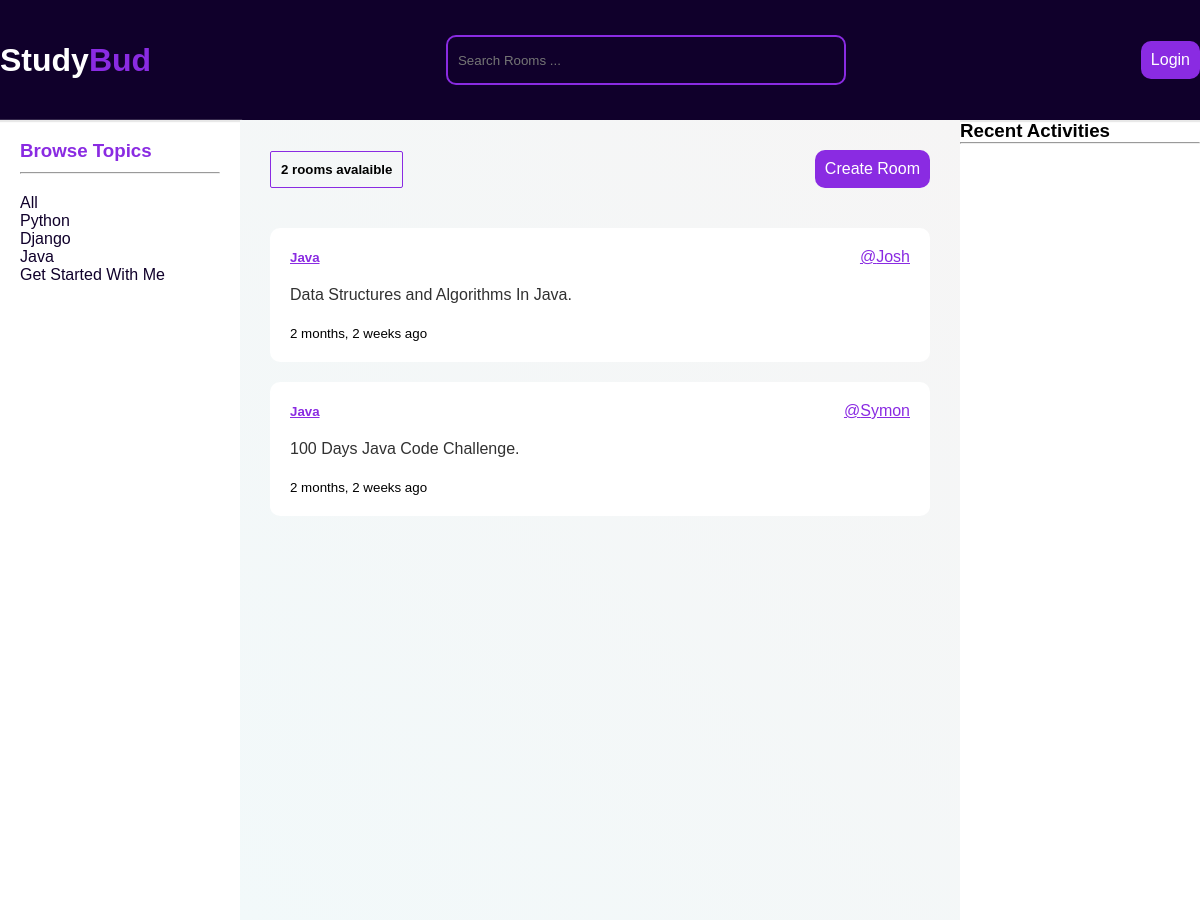
Screenshot of /?q=Java with the database file from the repository.
### myApp/models.py (models this page shows, shortened)
class Topic(models.Model):
    name = models.CharField(max_length=200)
    def __str__(self):
        return self.name

class Room(models.Model):
    host = models.ForeignKey(User,on_delete=models.SET_NULL,null=True)
    topic = models.ForeignKey(Topic,on_delete=models.SET_NULL,null=True)
    name = models.CharField(max_length=200)
    description = models.TextField(null=True,blank=True)
    participants = models.ManyToManyField(User,related_name='participants',blank=True)
    updated = models.DateTimeField(auto_now=True)
    created = models.DateTimeField(auto_now_add=True)
    class Meta:
        ordering = ['-updated','-created']

### myApp/views.py (the view)
# urls.py: path('',views.home,name='home'),
def home(request):
    q = request.GET.get('q') if request.GET.get('q') != None else ''
    rooms = Room.objects.filter(
        Q(topic__name__icontains = q) |
        Q(name__icontains=q) |
        Q(description__icontains=q)
        )
    topics = Topic.objects.all()
    room_count = rooms.count()
    room_messages = Message.objects.filter( Q(room__topic__name__icontains=q))
    context = {'rooms':rooms,'topics':topics,'room_count':room_count,'room_messages':room_messages}
    return render(request,'myApp/home.html',context)

### myApp/templates/myApp/home.html (shortened to what this page needs)
{% extends 'main.html' %}
{% load static %}
{% block content %}
<div class="home-container">
    <div>
        {% include 'myApp/topics_component.html'%}
    </div>
    <div class="main-content">
        <div class="main-content-title">
        <div class="rooms-count">
        <h5>{{room_count}} rooms avalaible</h5>
        </div>
        <a href="{% url 'create-room'%}" class="btn">Create Room</a>
        </div>
        <div class="rooms-list">
           {% include 'myApp/feed_component.html' %}
        </div>
    </div>
    <div class="activities-container">
       {% include 'myApp/activity_component.html' %}
    </div>
</div>
{% endblock content %}

### myApp/templates/myApp/topics_component.html
{% load static %}
<link rel="stylesheet" href="{% static 'styles/main.css' %}">
      <div class="sidebar">
       <h3 class="sidebar-title"> Browse Topics</h3>
          <hr>
       <div class="topic-links">
       <div>
           <a href="{% url 'home'%}">All</a>
       </div>
        {% for topic in topics%}
          <div>
            <a href="{% url 'home' %}?q={{topic.name}}">{{topic.name}}</a>
          </div>
        {% endfor%}
      </div>
      </div>

### myApp/templates/myApp/feed_component.html (shortened to what this page needs)
<div>
{% for room in rooms%}
<div class="room">
<div class="room-header">
    <h5><a href="{% url 'room' room.id  %}">{{room.topic}}</a></h5>
    <a href="{% url 'user-profile' room.host.id%}">@{{room.host.username}}</a>
    </div>
<div class="room-content">
    <p>{{room.name}}</p>
</div>
<small>{{ room.created | timesince }} ago</small>
</div>
{%endfor%}
</div>

### static/styles/main.css (style rules this page uses)
* { margin: 0; padding: 0; box-sizing: border-box; }
body { background-color: #ffffff; font-family: Arial, fantasy; }
.btn { text-align: center; text-decoration: none; color: white; background-color:blueviolet; padding: 10px; border-radius: 10px; }
.sidebar { height: 100vh; padding: 20px; box-shadow: 1px 1px 1px 1px #f1f1f1; }
.sidebar-title { color: blueviolet; margin-bottom: 10px; }
.topic-links { margin-top: 20px; }
.topic-links a { text-decoration: none; color:#10002b; }
.home-container { display: grid; grid-template-columns: 1fr 3fr 1fr; }
.main-content { padding: 30px; background:linear-gradient(45deg, #f2f9fa, #f6f5f5) ; }
.main-content-title { display: flex; justify-content: space-between; align-items: center; }
.rooms-count { border: solid blueviolet 1.2px; padding: 10px; border-radius: 2px; }
.rooms-list { margin-top: 40px; }
.room { background-color: #ffffff; padding: 20px; margin-bottom: 20px; border-radius: 10px; }
.room-header { display: flex; align-items: center; justify-content: space-between; margin-bottom: 10px; }
.room-header a { color: blueviolet; }
.room-content { color: #313131; margin: 20px 0; }

### rows the page displays
Topic: name "Python"
Topic: name "Django"
Topic: name "Java"
Topic: name "Get Started With Me"
Room: topic "Java", host.username "Josh", name "Data Structures and Algorithms In Java.", created "2 months, 2 weeks"
Room: topic "Java", host.username "Symon", name "100 Days Java Code Challenge.", created "2 months, 2 weeks"

### other values shown
{{ room_count }} "2"
